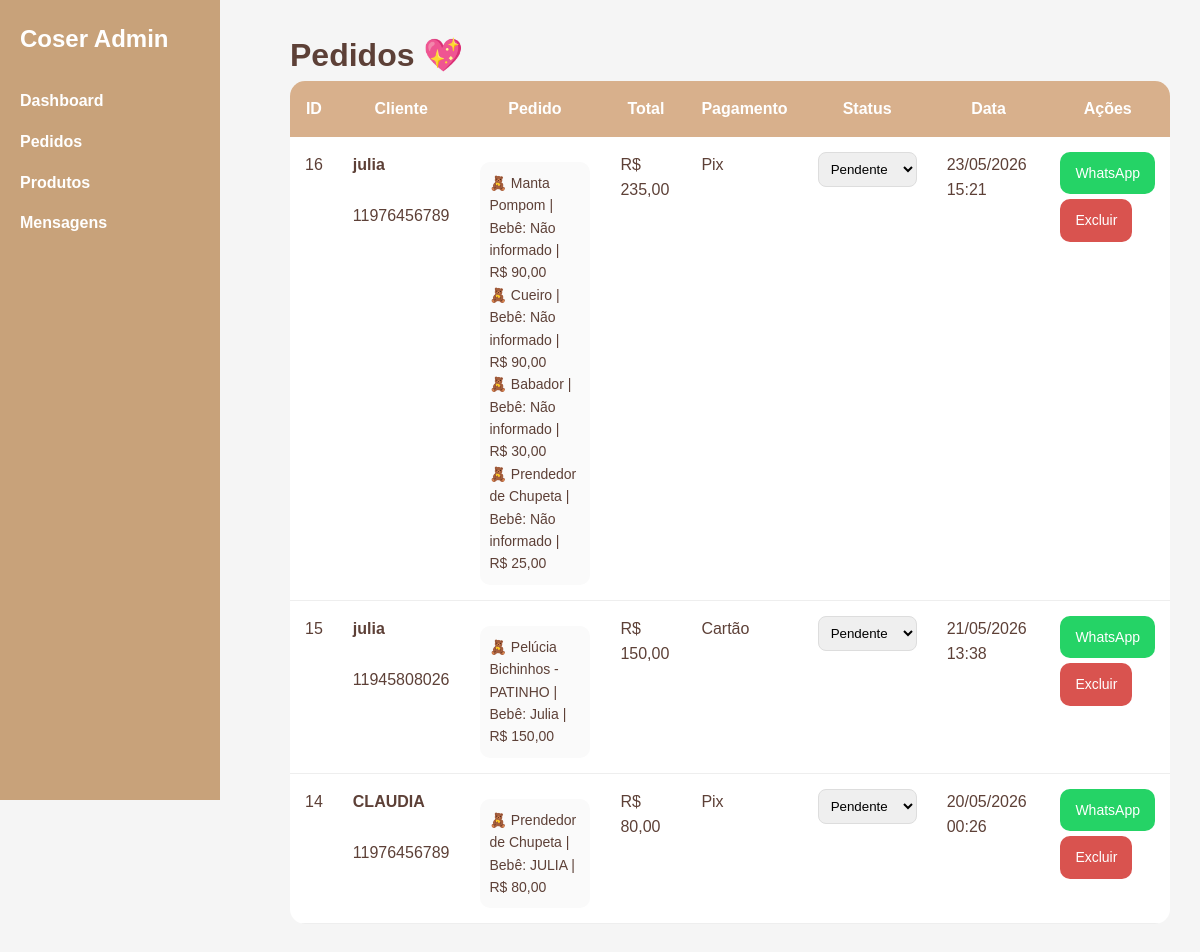
The app's page /admin/pedidos.php (signed in) with its own data.
### tables this page shows
CREATE TABLE `pedidos` (
  `id` int(11) NOT NULL,
  `nome_cliente` varchar(100) NOT NULL,
  `whatsapp` varchar(20) DEFAULT NULL,
  `email` varchar(100) DEFAULT NULL,
  `total` decimal(10,2) DEFAULT NULL,
  `data_pedido` timestamp NOT NULL DEFAULT current_timestamp(),
  `status` varchar(50) DEFAULT 'Pendente',
  `observacoes` text DEFAULT NULL,
  `produtos` text DEFAULT NULL,
  `forma_pagamento` varchar(50) DEFAULT NULL
);

### admin/pedidos.php (the view, shortened to what this page needs)
<?php
include '../db.php';
function h($valor) {
    return htmlspecialchars((string) $valor, ENT_QUOTES, 'UTF-8');
}
$sql = "SELECT * FROM pedidos ORDER BY data_pedido DESC";
$result = $conn->query($sql);
?>
<!DOCTYPE html>
<html lang="pt-br">
<head>
<link rel="stylesheet" href="../style.css">
</head>
<body>
<div class="sidebar">
    <h2>Coser Admin</h2>
    <a href="dashboard.php">
        Dashboard
    </a>
    <a href="pedidos.php">
        Pedidos
    </a>
    <a href="index.php">
        Produtos
    </a>
    <a href="mensagens.php">
        Mensagens
    </a>
</div>
<div class="main">
<h1>Pedidos 💖</h1>
<table>
<tr>
<th>ID</th>
<th>Cliente</th>
<th>Pedido</th>
<th>Total</th>
<th>Pagamento</th>
<th>Status</th>
<th>Data</th>
<th>Ações</th>
</tr>
<?php while($pedido = $result->fetch_assoc()) : ?>
<tr>
<td>
<?= h($pedido['id']) ?>
</td>
<td>
<strong>
<?= h($pedido['nome_cliente']) ?>
</strong>
<br><br>
<?= h($pedido['whatsapp']) ?>
</td>
<td>
<div class="produtos-box">
<?= nl2br(h(
    $pedido['produtos']
    ?? 'Pedido antigo sem produtos salvos'
)) ?>
</div>
</td>
<td>
R$
<?= number_format(
    $pedido['total'],
    2,
    ',',
    '.'
) ?>
</td>
<td>
<?= h($pedido['forma_pagamento']
?? 'Não informado') ?>
</td>
<td>
<form
action="atualizar_status.php"
method="POST"
>
<select
name="status"
onchange="this.form.submit()"
>
<option
value="Pendente"
<?= ($pedido['status'] ?? '')
== 'Pendente'
? 'selected'
: '' ?>
>
Pendente
</option>
</select>
</form>
</td>
<td>
<?= date(
'd/m/Y H:i',
strtotime($pedido['data_pedido'])
) ?>
</td>
<td>
<?php
$msg = urlencode(
"Olá {$pedido['nome_cliente']}!
Recebemos seu pedido com carinho.
Pedido:
" .
($pedido['produtos']
?? 'Produtos não encontrados')
.
"
Total:
R$ {$pedido['total']}
Status:
{$pedido['status']}
Em breve entraremos em contato para confirmar os detalhes.
Coser Clau Dias 💛"
);
?>
<a
class="btn whatsapp"
target="_blank"
href="https://wa.me/55<?= h(preg_replace('/[^0-9]/', '', $pedido['whatsapp'])) ?>?text=<?= h($msg) ?>">
WhatsApp
</a>
<br>
<a
class="btn delete"
href="excluir_pedido.php?id=<?= h($pedido['id']) ?>"
onclick="return confirm('Deseja excluir este pedido?')">
Excluir
</a>
</td>
</tr>
<?php endwhile; ?>
</table>
</div>
</body>
</html>

### style.css (style rules this page uses)
:root { --primary-color: #8B5E3C; --secondary-color: #F5E6D3; --accent-color: #F2C94C; --detail-color: #94A69A; --text-color: #5D4037; --bg-color: #FFFDFB; --font-main: 'Quicksand', sans-serif; --font-accent: 'Dancing Script', cursive; }
* { margin: 0; padding: 0; box-sizing: border-box; }
body { font-family: var(--font-main); background-color: var(--bg-color); color: var(--text-color); line-height: 1.6; }
.btn { display: inline-block; background-color: var(--primary-color); color: white; padding: 0.8rem 2rem; text-decoration: none; border-radius: 30px; transition: transform 0.3s, background-color 0.3s; }

### admin/pedidos.php (style rules this page uses)
body { margin:0; font-family:Arial; background:#f5f5f5; }
.sidebar { width:220px; height:100vh; background:#c8a27a; position:fixed; padding:20px; }
.sidebar h2 { color:white; margin-bottom:30px; }
.sidebar a { display:block; color:white; text-decoration:none; margin-bottom:15px; font-weight:bold; }
.main { margin-left:260px; padding:30px; }
table { width:100%; border-collapse:collapse; background:white; border-radius:15px; overflow:hidden; }
th { background:#d8b08c; color:white; padding:15px; }
td { padding:15px; border-bottom:1px solid #eee; vertical-align:top; }
select { padding:8px; border-radius:8px; border:1px solid #ddd; }
.btn { padding:10px 15px; border-radius:10px; text-decoration:none; color:white; display:inline-block; margin-bottom:5px; font-size:14px; }
.whatsapp { background:#25D366; }
.delete { background:#d9534f; }
.produtos-box { background:#fafafa; padding:10px; border-radius:10px; margin-top:10px; font-size:14px; }

### records on screen
pedidos: id "16", nome_cliente "julia", whatsapp "11976456789", produtos "🧸 Manta Pompom | Bebê: Não informado | R$ 90,00 🧸 Cueiro | Bebê: Não informado | R$ 90,00 🧸 Babador | Bebê: Não informado | R$ 30,00 🧸 Prendedor de Chupeta | Bebê: Não informado | R$ 25,00", total "235,00", forma_pagamento "Pix", status "Pendente", data_pedido "23/05/2026 15:21"
pedidos: id "15", nome_cliente "julia", whatsapp "11945808026", produtos "🧸 Pelúcia Bichinhos - PATINHO | Bebê: Julia | R$ 150,00", total "150,00", forma_pagamento "Cartão", status "Pendente", data_pedido "21/05/2026 13:38"
pedidos: id "14", nome_cliente "CLAUDIA", whatsapp "11976456789", produtos "🧸 Prendedor de Chupeta | Bebê: JULIA | R$ 80,00", total "80,00", forma_pagamento "Pix", status "Pendente", data_pedido "20/05/2026 00:26"
